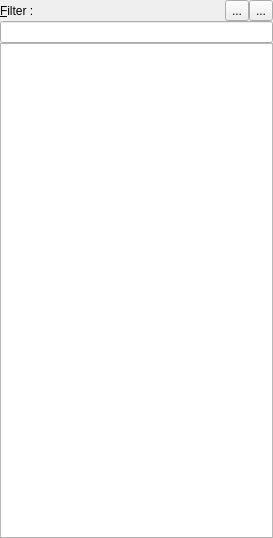
<?xml version="1.0" encoding="UTF-8"?>
<ui version="4.0">
 <class>SnipetsDockWidget</class>
 <widget class="QWidget" name="SnipetsDockWidget">
  <property name="geometry">
   <rect>
    <x>0</x>
    <y>0</y>
    <width>273</width>
    <height>538</height>
   </rect>
  </property>
  <property name="windowTitle">
   <string>Snipets</string>
  </property>
  <layout class="QVBoxLayout" name="verticalLayout">
   <property name="spacing">
    <number>0</number>
   </property>
   <property name="margin">
    <number>0</number>
   </property>
   <item>
    <layout class="QHBoxLayout" name="horizontalLayout">
     <item>
      <widget class="QLabel" name="label">
       <property name="text">
        <string>&amp;Filter :</string>
       </property>
       <property name="buddy">
        <cstring>m_snipetFilter</cstring>
       </property>
      </widget>
     </item>
     <item>
      <spacer name="horizontalSpacer">
       <property name="orientation">
        <enum>Qt::Horizontal</enum>
       </property>
       <property name="sizeHint" stdset="0">
        <size>
         <width>40</width>
         <height>20</height>
        </size>
       </property>
      </spacer>
     </item>
     <item>
      <widget class="QToolButton" name="m_createSnipetBtn">
       <property name="text">
        <string>...</string>
       </property>
       <property name="icon">
        <iconset resource="../../components/xinxpluginselector.qrc">
         <normaloff>:/images/add.png</normaloff>:/images/add.png</iconset>
       </property>
      </widget>
     </item>
     <item>
      <widget class="QToolButton" name="m_paramSnipetBtn">
       <property name="text">
        <string>...</string>
       </property>
       <property name="icon">
        <iconset resource="../../components/xinxpluginselector.qrc">
         <normaloff>:/images/configure.png</normaloff>:/images/configure.png</iconset>
       </property>
      </widget>
     </item>
    </layout>
   </item>
   <item>
    <layout class="QHBoxLayout" name="horizontalLayout_2">
     <item>
      <widget class="XinxLineEdit" name="m_snipetFilter"/>
     </item>
    </layout>
   </item>
   <item>
    <widget class="QTreeView" name="m_snipetTreeView">
     <property name="dragEnabled">
      <bool>true</bool>
     </property>
     <property name="dragDropMode">
      <enum>QAbstractItemView::DragOnly</enum>
     </property>
    </widget>
   </item>
  </layout>
 </widget>
 <customwidgets>
  <customwidget>
   <class>XinxLineEdit</class>
   <extends>QLineEdit</extends>
   <header location="global">xinxlineedit.h</header>
  </customwidget>
 </customwidgets>
 <resources>
  <include location="../../components/xinxpluginselector.qrc"/>
 </resources>
 <connections/>
</ui>
